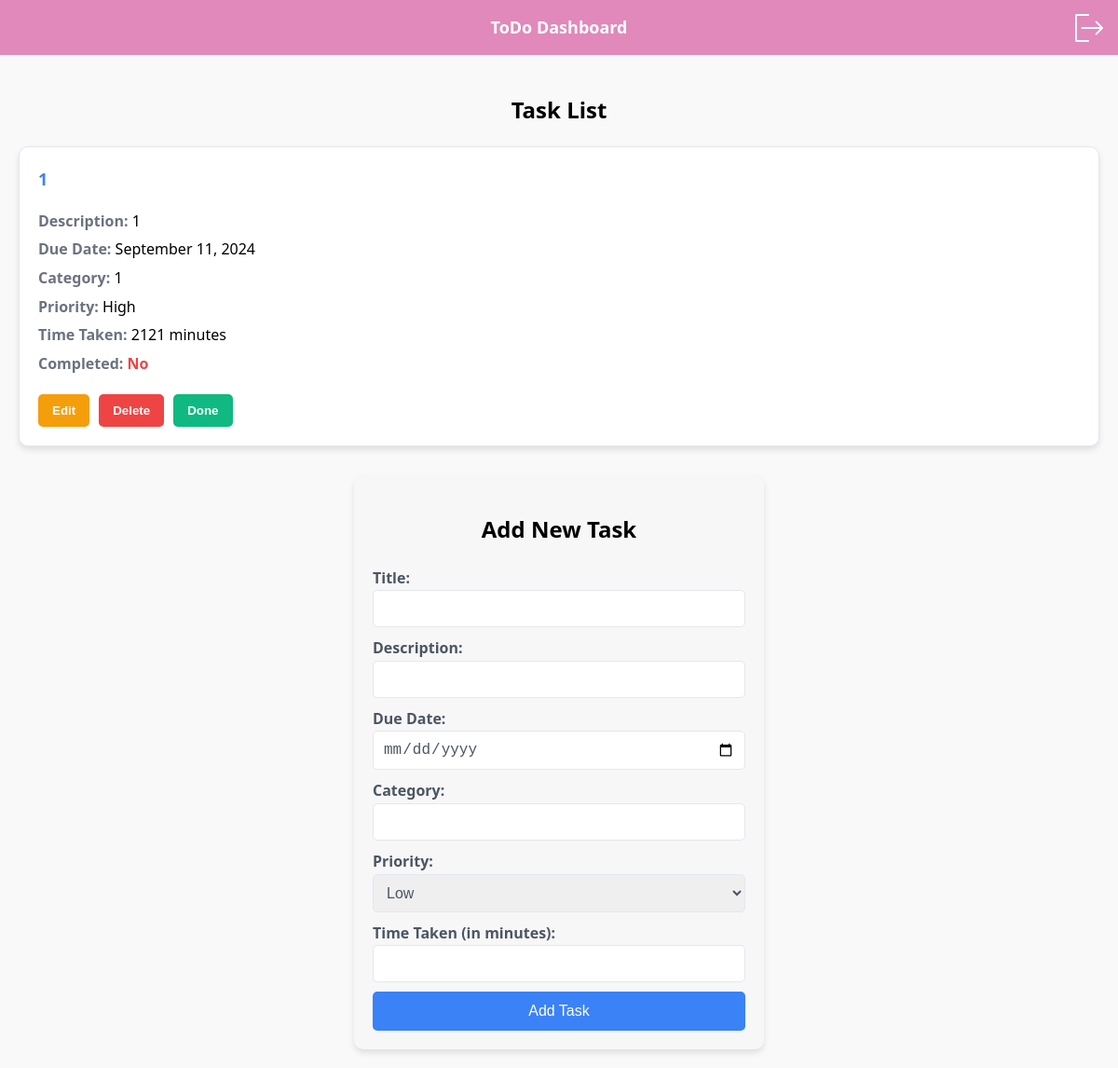
/dashboard (signed in), run on the app's committed database.
### tables this page shows
CREATE TABLE tasks (
                id INTEGER PRIMARY KEY AUTOINCREMENT,
                user_id INTEGER NOT NULL,
                title TEXT NOT NULL,
                description TEXT NOT NULL,
                due_date TEXT NOT NULL,
                category TEXT,
                priority TEXT,
                time_taken INTEGER,
                completed INTEGER DEFAULT 0,
                FOREIGN KEY (user_id) REFERENCES users (id)
            );

### app.py (the view)
@app.route("/dashboard")
def dashboard():
    if "user_id" not in session:
        return redirect(url_for("login"))
    user_id = session["user_id"]
    tasks = fetch_tasks_by_user(user_id)
    return render_template("dashboard.html", tasks=tasks)

### app.py (called while the page is built)
def connect_db():
    conn = sqlite3.connect("database.db")
    return conn

def fetch_tasks_by_user(user_id):
    with connect_db() as conn:
        cur = conn.cursor()
        query = "SELECT * FROM tasks WHERE user_id = ?"
        cur.execute(query, (user_id,))
        tasks = cur.fetchall()
        tasks_data = []
        for task in tasks:
            task_data = {
                "id": task[0],
                "title": task[2],
                "description": task[3],
                "due_date": task[4],
                "category": task[5],
                "priority": task[6],
                "time_taken": task[7],
                "completed": task[8],
            }
            tasks_data.append(task_data)
        return tasks_data

@app.template_filter()
def format_date(date_str):
    year, month, day = map(int, date_str.split('-'))
    months = [
        'January', 'February', 'March', 'April',
        'May', 'June', 'July', 'August',
        'September', 'October', 'November', 'December'
    ]
    month_name = months[month - 1]
    return f"{month_name} {day}, {year}"

### templates/dashboard.html (shortened to what this page needs)
<!DOCTYPE html>
<html lang="en">
<head>
    <link rel="stylesheet" href="{{ url_for('static', filename='css/dash_styles.css') }}">
</head>
<body>
    <header>
        <h1>ToDo Dashboard</h1>
        <button id="logoutBtn">
            <a href="{{ url_for('logout') }}">
            </a>
        </button>
    </header>
    <main>
        <section>
            <h2>Task List</h2>
            <ul id="taskList">
                {% if tasks %}
                {% for task in tasks %}
                <li class="taskCard {% if task.completed %}completedTask{% else %}incompletedTask{% endif %}"
                    data-id="{{ task.id }}">
                    <h3>{{ task.title }}</h3>
                    <div class="taskDetails">
                        <p><strong>Description:</strong> {{ task.description }}</p>
                        <p><strong>Due Date:</strong> {{ task.due_date | format_date() }}</p>
                        <p><strong>Category:</strong> {{ task.category }}</p>
                        <p><strong>Priority:</strong> {{ task.priority }}</p>
                        <p><strong>Time Taken:</strong> {% if task.time_taken %}{{ task.time_taken }} minutes{% else
                            %}Undefined{% endif %}</p>
                        <p><strong>Completed:</strong> <b>{% if task.completed %}Yes{% else %}No{% endif %}</b></p>
                    </div>
                    <div class="taskActions">
                        <button class="editBtn">Edit</button>
                        <button class="deleteBtn">Delete</button>
                        <button class="doneBtn">Done</button>
                    </div>
                </li>
                {% endfor %}
                {% endif %}
            </ul>
        </section>
        <section id="addTaskForm">
            <h2>Add New Task</h2>
            <form>
                <div>
                    <label for="title">Title:</label>
                    <input type="text" id="title" name="title" autocomplete="off" required>
                </div>
                <div>
                    <label for="description">Description:</label>
                    <input type="text" id="description" name="description" autocomplete="off" required>
                </div>
                <div>
                    <label for="due_date">Due Date:</label>
                    <input type="date" id="due_date" name="due_date" required>
                </div>
                <div>
                    <label for="category">Category:</label>
                    <input type="text" id="category" name="category" required>
                </div>
                <div>
                    <label for="priority">Priority:</label>
                    <select id="priority" name="priority">
                        <option value="Low">Low</option>
                    </select>
                </div>
                <div>
                    <label for="time_taken">Time Taken (in minutes):</label>
                    <input type="number" id="time_taken" name="time_taken" oninput="validateInput(this)"
                        onkeydown="validateInput(this)">
                </div>
                <button type="submit">Add Task</button>
            </form>
        </section>
    </main>
</body>
</html>

### static/css/dash_styles.css (style rules this page uses)
body { font-family: 'Segoe UI', Tahoma, Geneva, Verdana, sans-serif; background-color: #f9f9f9; line-height: 1.6; margin: 0; padding: 0; }
header { background-color: #e089ba; color: #fff; text-align: center; font-size: 24px; padding: 15px; position: relative; }
h1 { margin: 0; font-size: 20px; }
h2 { text-align: center; }
main { padding: 20px; }
section { margin-bottom: 30px; }
ul#taskList { list-style: none; padding: 0; }
#logoutBtn { position: absolute; top: 10px !important; right: 10px !important; background: none; border: none; padding-top: 5px !important; }
.taskCard { background-color: #fff; border: 1px solid #e2e8f0; padding: 20px; border-radius: 10px; box-shadow: 0 4px 6px rgba(0, 0, 0, 0.1); margin-bottom: 20px; transition: transform 0.3s, box-shadow 0.3s; max-width: 100%; margin-left: auto; margin-right: auto; animation: none; }
.taskCard h3 { margin-top: 0; color: #3b82f6; font-size: 18px; }
.taskDetails p { margin: 5px 0; }
.taskDetails p strong { color: #6b7280; }
.taskActions { display: flex; justify-content: space-between; margin-top: 20px; }
.taskActions button { padding: 10px 15px; border: none; border-radius: 5px; font-weight: bold; cursor: pointer; }
.taskActions button.editBtn { background-color: #f59e0b; color: #fff; }
.taskActions button.deleteBtn { background-color: #ef4444; color: #fff; }
.taskActions button.doneBtn { background-color: #10b981; color: #fff; }
#addTaskForm { background-color: #f7f7f7; border-radius: 10px; padding: 20px; box-shadow: 0 4px 6px rgba(0, 0, 0, 0.1); margin-bottom: 20px; max-width: 100%; }
#addTaskForm form { display: grid; grid-template-columns: 1fr; grid-gap: 10px; }
#addTaskForm label { font-weight: bold; color: #4b5563; }
#addTaskForm input[type="text"], #addTaskForm select, #addTaskForm input[type="date"], #addTaskForm input[type="number"] { width: 100%; box-sizing: border-box; padding: 10px; border: 1px solid #e2e8f0; border-radius: 5px; font-size: 16px; color: #4b5563; }
#addTaskForm button[type="submit"] { padding: 12px 20px; background-color: #3b82f6; color: #fff; border: none; border-radius: 5px; font-size: 16px; cursor: pointer; transition: background-color 0.3s; display: block; margin: 0 auto; width: 100%; }
@media screen and (min-width: 768px) { header { font-size: 20px; } }
@media screen and (min-width: 768px) { h1 { font-size: 18px; } }
@media screen and (min-width: 768px) { #logoutBtn { top: 5px; right: 5px; padding-top: 3px; } }
@media screen and (min-width: 768px) { .taskActions { justify-content: flex-start; } }
@media screen and (min-width: 768px) { .taskActions button { margin-right: 10px; } }
@media screen and (min-width: 768px) { #addTaskForm, .editForm { max-width: 400px; margin: 0 auto; } }
.taskCard { transition: transform 0.3s, box-shadow 0.3s; }
.taskCard { animation: fadeInUp 0.5s ease; }
.incompletedTask .taskDetails p:last-of-type b { color: #ef4444; }
.incompletedTask { background-color: #fff; animation: incompletedAnimation 0.3s ease; }
.incompletedTask h3 { color: #3b82f6; }

### data on the page
tasks: title "1", description "1", due_date "September 11, 2024", category "1", priority "High", time_taken "2121", completed "No"
